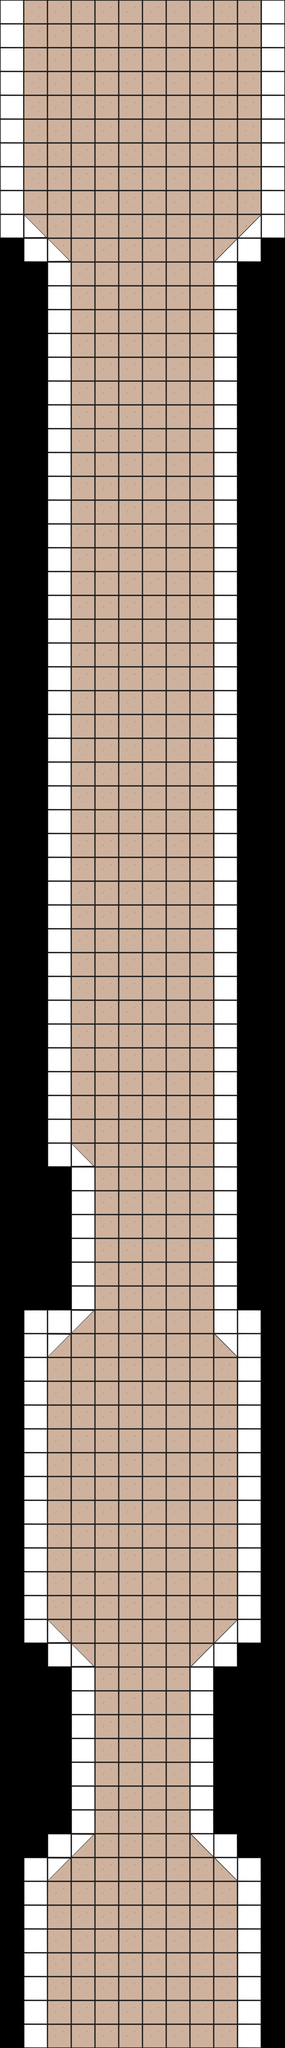

Rendered tile map (Tiled .tmx) drawn with the repository's tilesets; below, a short description and the map source with its tile grids summarised:
An orthogonal 12x86 tile map with 64x64 px tiles, 2 tile layers (floor, wall) and 64 objects (53x enemy, 5x trigger_cloner, 4x ball, point_start, counter).

<map version="1.10" tiledversion="1.11.2" orientation="orthogonal" renderorder="right-down" width="12" height="86" tilewidth="64" tileheight="64" infinite="0" nextlayerid="10" nextobjectid="65">
 <editorsettings>
  <export target="../../../maps/ad.lua" format="lua" />
 </editorsettings>
 <tileset firstgid="1" source="saa_tt_sheet.tsx" />
 <group id="2" name="Group Layer 1" locked="1">
  <layer id="3" name="floor" width="12" height="86" locked="1">
   <data>[1032 cells, 580 non-empty, 1 distinct tile ids]</data>
  </layer>
  <layer id="1" name="wall" width="12" height="86" locked="1">
   <data>[1032 cells, 190 non-empty, 5 distinct tile ids]</data>
  </layer>
 </group>
 <group id="4" name="Group Layer 2" locked="1">
  <objectgroup color="#00ff00" id="5" name="Object Layer 1" locked="1">
   <object id="1" name="start" type="point_start" x="384" y="4928">
    <point />
   </object>
  </objectgroup>
  <objectgroup id="6" name="Object Layer 2" locked="1">
   <object id="2" type="ball" x="302" y="5096">
    <point />
   </object>
   <object id="3" type="ball" x="360" y="5108">
    <point />
   </object>
   <object id="4" type="ball" x="418" y="5110">
    <point />
   </object>
   <object id="5" type="ball" x="470" y="5100">
    <point />
   </object>
  </objectgroup>
  <objectgroup color="#ffffff" id="7" name="Object Layer 3" locked="1">
   <object id="6" name="x2" type="trigger_cloner" x="512" y="4224" width="128" height="32">
    <properties>
     <property name="multiply" type="int" value="2" />
    </properties>
   </object>
   <object id="7" name="x2" type="trigger_cloner" x="192" y="3712" width="128" height="32">
    <properties>
     <property name="multiply" type="int" value="2" />
    </properties>
   </object>
   <object id="8" name="x2" type="trigger_cloner" x="320" y="2880" width="128" height="32">
    <properties>
     <property name="multiply" type="int" value="2" />
    </properties>
   </object>
   <object id="9" name="x4" type="trigger_cloner" x="192" y="1856" width="128" height="32">
    <properties>
     <property name="multiply" type="int" value="4" />
    </properties>
   </object>
   <object id="10" name="x2" type="trigger_cloner" x="448" y="1856" width="128" height="32">
    <properties>
     <property name="multiply" type="int" value="2" />
    </properties>
   </object>
  </objectgroup>
  <objectgroup color="#ff0000" id="8" name="Object Layer 4" locked="1">
   <object id="11" type="enemy" x="430" y="4020">
    <point />
   </object>
   <object id="14" type="enemy" x="430" y="3058">
    <point />
   </object>
   <object id="17" type="enemy" x="548" y="2450">
    <point />
   </object>
   <object id="18" type="enemy" x="215.333" y="2435.33">
    <point />
   </object>
   <object id="19" type="enemy" x="546.667" y="2396">
    <point />
   </object>
   <object id="20" type="enemy" x="246.667" y="2400.67">
    <point />
   </object>
   <object id="21" type="enemy" x="546" y="2645.33">
    <point />
   </object>
   <object id="22" type="enemy" x="223.333" y="2626.67">
    <point />
   </object>
   <object id="23" type="enemy" x="530" y="2607.33">
    <point />
   </object>
   <object id="24" type="enemy" x="248.667" y="2582.67">
    <point />
   </object>
   <object id="25" type="enemy" x="539.333" y="2554.67">
    <point />
   </object>
   <object id="26" type="enemy" x="223.333" y="2542.67">
    <point />
   </object>
   <object id="27" type="enemy" x="555.333" y="2514.67">
    <point />
   </object>
   <object id="28" type="enemy" x="252.667" y="2484">
    <point />
   </object>
   <object id="29" type="enemy" x="512.667" y="2434.67">
    <point />
   </object>
   <object id="30" type="enemy" x="212.667" y="2488">
    <point />
   </object>
   <object id="31" type="enemy" x="526" y="2485.33">
    <point />
   </object>
   <object id="15" type="enemy" x="382" y="3054">
    <point />
   </object>
   <object id="16" type="enemy" x="338" y="3054">
    <point />
   </object>
   <object id="12" type="enemy" x="384" y="4036">
    <point />
   </object>
   <object id="13" type="enemy" x="340" y="4018">
    <point />
   </object>
   <object id="33" type="enemy" x="301.545" y="1217.09">
    <point />
   </object>
   <object id="64" type="enemy" x="465.545" y="1234.09">
    <point />
   </object>
   <object id="34" type="enemy" x="239.394" y="1275.76">
    <point />
   </object>
   <object id="62" type="enemy" x="405.394" y="1282.76">
    <point />
   </object>
   <object id="35" type="enemy" x="260.394" y="1249.76">
    <point />
   </object>
   <object id="63" type="enemy" x="440.394" y="1258.76">
    <point />
   </object>
   <object id="36" type="enemy" x="346.394" y="1240.76">
    <point />
   </object>
   <object id="37" type="enemy" x="415.394" y="1207.76">
    <point />
   </object>
   <object id="38" type="enemy" x="509.394" y="1344.76">
    <point />
   </object>
   <object id="39" type="enemy" x="528.394" y="1252.76">
    <point />
   </object>
   <object id="40" type="enemy" x="525.394" y="1301.76">
    <point />
   </object>
   <object id="41" type="enemy" x="431.394" y="1356.76">
    <point />
   </object>
   <object id="53" type="enemy" x="436.394" y="1308.76">
    <point />
   </object>
   <object id="42" type="enemy" x="310.394" y="1319.76">
    <point />
   </object>
   <object id="60" type="enemy" x="476.394" y="1326.76">
    <point />
   </object>
   <object id="54" type="enemy" x="279.394" y="1371.76">
    <point />
   </object>
   <object id="59" type="enemy" x="469.394" y="1376.76">
    <point />
   </object>
   <object id="43" type="enemy" x="373.394" y="1386.76">
    <point />
   </object>
   <object id="52" type="enemy" x="283.394" y="1286.76">
    <point />
   </object>
   <object id="61" type="enemy" x="467.394" y="1285.76">
    <point />
   </object>
   <object id="44" type="enemy" x="390.394" y="1321.76">
    <point />
   </object>
   <object id="55" type="enemy" x="356.394" y="1349.76">
    <point />
   </object>
   <object id="45" type="enemy" x="340.394" y="1298.76">
    <point />
   </object>
   <object id="46" type="enemy" x="406.394" y="1400.76">
    <point />
   </object>
   <object id="47" type="enemy" x="483.394" y="1402.76">
    <point />
   </object>
   <object id="48" type="enemy" x="297.394" y="1387.76">
    <point />
   </object>
   <object id="58" type="enemy" x="521.394" y="1385.76">
    <point />
   </object>
   <object id="51" type="enemy" x="263.394" y="1415.76">
    <point />
   </object>
   <object id="57" type="enemy" x="429.394" y="1422.76">
    <point />
   </object>
   <object id="49" type="enemy" x="349.394" y="1416.76">
    <point />
   </object>
   <object id="50" type="enemy" x="315.394" y="1444.76">
    <point />
   </object>
   <object id="56" type="enemy" x="481.394" y="1451.76">
    <point />
   </object>
  </objectgroup>
  <objectgroup color="#00ffff" id="9" name="Object Layer 5" locked="1">
   <object id="32" type="counter" x="128" y="384" width="512" height="256" />
  </objectgroup>
 </group>
</map>
